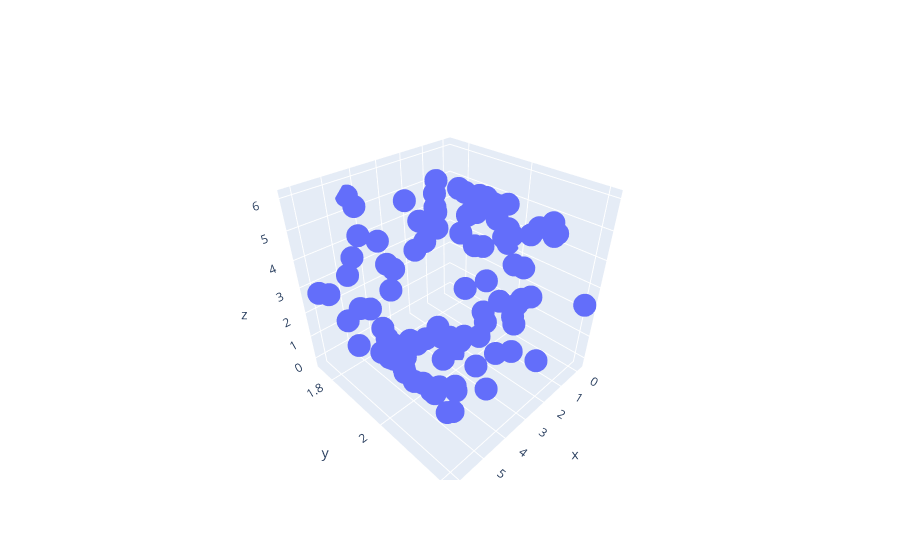

Source (notebook cell):
### Code cell
fig = figure(figsize=(15,15))

fig = go.Figure(data=[go.Scatter3d(x=P1.T[0], y=P1.T[1], z=P1.T[2],
                                   mode="markers")])
fig.show()
#fig = go.Figure(data=[go.Scatter3d(x=P.T[0], y=P.T[1], z=P.T[2],
 #                                  mode='markers')])

#fig.show()
